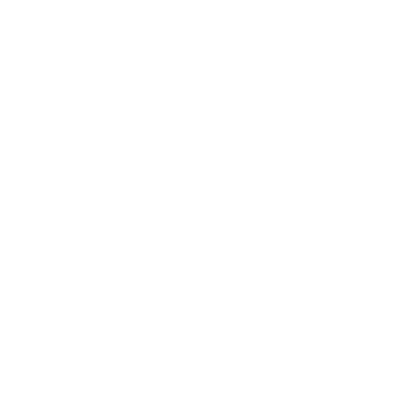
Frame 1 (no input)
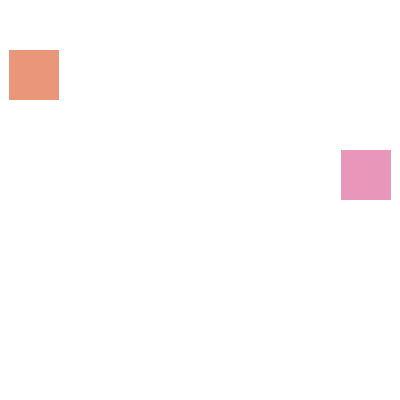
Frame 60 (the mouse pressed at the canvas centre just before this capture)
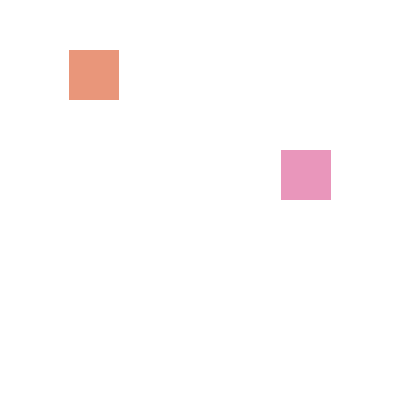
Frame 120 (the mouse held since frame 60 and released just before this capture)

The Processing sketch that drew these frames (run headless with seeded random() and noise(); from frame 60 on, the mouse is pressed at the canvas centre):

// Processing sketch: CS1013_Lab1_Ex4
// ── CS1013_Lab1_Ex4.pde
int i;

void setup() {
size(400, 400);
noStroke();
i=0-50;
frameRate(80);
}

void draw() {
background(255);

fill(#E9967A);
rect(i,50,50,50);
if (i>350)  rect(i-399,50,50,50);

fill(#E996BB);
rect(350-i,150,50,50);
if (i>350)  rect(749-i,150,50,50);

i++;
if (i>=400) i=0;// reset the value of i
}
